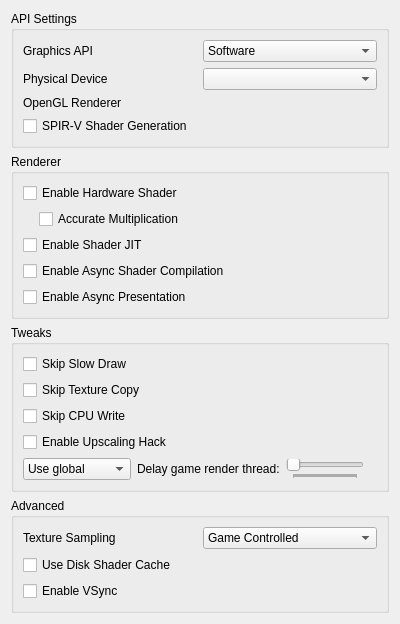
<?xml version="1.0" encoding="UTF-8"?>
<ui version="4.0">
 <class>ConfigureGraphics</class>
 <widget class="QWidget" name="ConfigureGraphics">
  <property name="geometry">
   <rect>
    <x>0</x>
    <y>0</y>
    <width>400</width>
    <height>509</height>
   </rect>
  </property>
  <property name="minimumSize">
   <size>
    <width>0</width>
    <height>0</height>
   </size>
  </property>
  <property name="windowTitle">
   <string>Form</string>
  </property>
  <property name="accessibleName">
   <string>Graphics</string>
  </property>
  <layout class="QVBoxLayout" name="verticalLayout">
   <item>
    <widget class="QGroupBox" name="apiBox">
     <property name="title">
      <string>API Settings</string>
     </property>
     <layout class="QVBoxLayout" name="verticalLayout_3">
      <item>
       <widget class="QWidget" name="graphics_api_group" native="true">
        <layout class="QHBoxLayout" name="graphics_api_group_2">
         <property name="leftMargin">
          <number>0</number>
         </property>
         <property name="topMargin">
          <number>0</number>
         </property>
         <property name="rightMargin">
          <number>0</number>
         </property>
         <property name="bottomMargin">
          <number>0</number>
         </property>
         <item>
          <widget class="QLabel" name="graphics_api_label">
           <property name="text">
            <string>Graphics API</string>
           </property>
          </widget>
         </item>
         <item>
          <widget class="QComboBox" name="graphics_api_combo">
           <item>
            <property name="text">
             <string>Software</string>
            </property>
           </item>
           <item>
            <property name="text">
             <string>OpenGL</string>
            </property>
           </item>
           <item>
            <property name="text">
             <string>Vulkan</string>
            </property>
           </item>
          </widget>
         </item>
        </layout>
       </widget>
      </item>
      <item>
       <widget class="QWidget" name="physical_device_group" native="true">
        <layout class="QHBoxLayout" name="physical_device_group_2">
         <property name="leftMargin">
          <number>0</number>
         </property>
         <property name="topMargin">
          <number>0</number>
         </property>
         <property name="rightMargin">
          <number>0</number>
         </property>
         <property name="bottomMargin">
          <number>0</number>
         </property>
         <item>
          <widget class="QLabel" name="physical_device_label">
           <property name="text">
            <string>Physical Device</string>
           </property>
          </widget>
         </item>
         <item>
          <widget class="QComboBox" name="physical_device_combo"/>
         </item>
        </layout>
       </widget>
      </item>
      <item>
       <widget class="QWidget" name="opengl_renderer_group" native="true">
        <layout class="QHBoxLayout" name="opengl_renderer_group_2">
         <property name="leftMargin">
          <number>0</number>
         </property>
         <property name="topMargin">
          <number>0</number>
         </property>
         <property name="rightMargin">
          <number>0</number>
         </property>
         <property name="bottomMargin">
          <number>0</number>
         </property>
         <item>
          <widget class="QLabel" name="opengl_renderer_label">
           <property name="text">
            <string>OpenGL Renderer</string>
           </property>
          </widget>
         </item>
         <item>
          <widget class="QLabel" name="opengl_renderer_name_label"/>
         </item>
        </layout>
       </widget>
      </item>
      <item>
       <widget class="QCheckBox" name="spirv_shader_gen">
        <property name="text">
         <string>SPIR-V Shader Generation</string>
        </property>
       </widget>
      </item>
     </layout>
    </widget>
   </item>
   <item>
    <widget class="QGroupBox" name="rendererBox">
     <property name="title">
      <string>Renderer</string>
     </property>
     <layout class="QVBoxLayout" name="verticalLayout_6">
      <item>
       <widget class="QWidget" name="hw_renderer_group" native="true">
        <layout class="QVBoxLayout" name="verticalLayout_5">
         <property name="leftMargin">
          <number>0</number>
         </property>
         <property name="topMargin">
          <number>0</number>
         </property>
         <property name="rightMargin">
          <number>0</number>
         </property>
         <property name="bottomMargin">
          <number>0</number>
         </property>
         <item>
          <widget class="QCheckBox" name="toggle_hw_shader">
           <property name="toolTip">
            <string>&lt;html&gt;&lt;head/&gt;&lt;body&gt;&lt;p&gt;Use the selected graphics API to accelerate shader emulation.&lt;/p&gt;&lt;p&gt;Requires a relatively powerful GPU for better performance.&lt;/p&gt;&lt;/body&gt;&lt;/html&gt;</string>
           </property>
           <property name="text">
            <string>Enable Hardware Shader</string>
           </property>
          </widget>
         </item>
         <item>
          <widget class="QWidget" name="hw_shader_group" native="true">
           <layout class="QVBoxLayout" name="verticalLayout_7">
            <property name="leftMargin">
             <number>16</number>
            </property>
            <property name="topMargin">
             <number>0</number>
            </property>
            <property name="rightMargin">
             <number>0</number>
            </property>
            <property name="bottomMargin">
             <number>0</number>
            </property>
            <item>
             <widget class="QCheckBox" name="toggle_accurate_mul">
              <property name="toolTip">
               <string>&lt;html&gt;&lt;head/&gt;&lt;body&gt;&lt;p&gt;Correctly handle all edge cases in multiplication operation in shaders. &lt;/p&gt;&lt;p&gt;Some games requires this to be enabled for the hardware shader to render properly.&lt;/p&gt;&lt;p&gt;However this would reduce performance in most games.&lt;/p&gt;&lt;/body&gt;&lt;/html&gt;</string>
              </property>
              <property name="text">
               <string>Accurate Multiplication</string>
              </property>
             </widget>
            </item>
           </layout>
          </widget>
         </item>
        </layout>
       </widget>
      </item>
      <item>
       <widget class="QCheckBox" name="toggle_shader_jit">
        <property name="toolTip">
         <string>&lt;html&gt;&lt;head/&gt;&lt;body&gt;&lt;p&gt;Use the JIT engine instead of the interpreter for software shader emulation. &lt;/p&gt;&lt;p&gt;Enable this for better performance.&lt;/p&gt;&lt;/body&gt;&lt;/html&gt;</string>
        </property>
        <property name="text">
         <string>Enable Shader JIT</string>
        </property>
       </widget>
      </item>
      <item>
       <widget class="QCheckBox" name="toggle_async_shaders">
        <property name="toolTip">
         <string>&lt;html&gt;&lt;head/&gt;&lt;body&gt;&lt;p&gt;Compile shaders using background threads to avoid shader compilation stutter. Expect temporary graphical glitches&lt;/p&gt;&lt;/body&gt;&lt;/html&gt;</string>
        </property>
        <property name="text">
         <string>Enable Async Shader Compilation</string>
        </property>
       </widget>
      </item>
      <item>
       <widget class="QCheckBox" name="toggle_async_present">
        <property name="toolTip">
         <string>&lt;html&gt;&lt;head/&gt;&lt;body&gt;&lt;p&gt;Perform presentation on separate threads. Improves performance when using Vulkan in most games.&lt;/p&gt;&lt;/body&gt;&lt;/html&gt;</string>
        </property>
        <property name="text">
         <string>Enable Async Presentation</string>
        </property>
       </widget>
      </item>
     </layout>
    </widget>
   </item>
   <item>
    <widget class="QGroupBox" name="tweaksBox">
     <property name="title">
      <string>Tweaks</string>
     </property>
     <layout class="QVBoxLayout" name="verticalLayout_8">
      <item>
       <widget class="QCheckBox" name="toggle_skip_slow_draw">
        <property name="toolTip">
         <string>&lt;html&gt;&lt;head/&gt;&lt;body&gt;&lt;p&gt;Skips the slow drawing event from PICA core. May improve performance or rarely fix issues, but may cause graphical bugs.&lt;/p&gt;&lt;/body&gt;&lt;/html&gt;</string>
        </property>
        <property name="text">
         <string>Skip Slow Draw</string>
        </property>
       </widget>
      </item>
      <item>
       <widget class="QCheckBox" name="toggle_skip_texture_copy">
        <property name="toolTip">
         <string>&lt;html&gt;&lt;head/&gt;&lt;body&gt;&lt;p&gt;Skips the texture copy event from rasterizer cache. May improve performance or rarely fix issues, but may cause graphical bugs.&lt;/p&gt;&lt;/body&gt;&lt;/html&gt;</string>
        </property>
        <property name="text">
         <string>Skip Texture Copy</string>
        </property>
       </widget>
      </item>
      <item>
       <widget class="QCheckBox" name="toggle_skip_cpu_write">
        <property name="toolTip">
         <string>&lt;html&gt;&lt;head/&gt;&lt;body&gt;&lt;p&gt;Skips the CPU write event from rasterizer cache invalidation. May improve performance or rarely fix issues, but may cause graphical bugs.&lt;/p&gt;&lt;/body&gt;&lt;/html&gt;</string>
        </property>
        <property name="text">
         <string>Skip CPU Write</string>
        </property>
       </widget>
      </item>
      <item>
       <widget class="QCheckBox" name="toggle_upscaling_hack">
        <property name="toolTip">
         <string>&lt;html&gt;&lt;head/&gt;&lt;body&gt;&lt;p&gt;Overrides upscaling for dst_params. May fix texture ghosting for some games, but may crash for another games as well.&lt;/p&gt;&lt;/body&gt;&lt;/html&gt;</string>
        </property>
        <property name="text">
         <string>Enable Upscaling Hack</string>
        </property>
       </widget>
      </item>
      <item>
        <widget class="QWidget" name="delay_render_layout" native="true">
          <layout class="QHBoxLayout" name="delay_render_layout_inner">
            <property name="leftMargin">
              <number>0</number>
            </property>
            <property name="topMargin">
              <number>0</number>
            </property>
            <property name="rightMargin">
              <number>0</number>
            </property>
            <property name="bottomMargin">
              <number>0</number>
            </property>
            <item>
              <widget class="QComboBox" name="delay_render_combo">
                <item>
                  <property name="text">
                    <string>Use global</string>
                  </property>
                </item>
                <item>
                  <property name="text">
                    <string>Use per-game</string>
                  </property>
                </item>
              </widget>
            </item>
            <item>
              <widget class="QLabel" name="label_delay_render">
                <property name="text">
                  <string>Delay game render thread:</string>
                </property>
                <property name="toolTip">
                  <string>&lt;html&gt;&lt;head/&gt;&lt;body&gt;&lt;p&gt;Delays the emulated game render thread the specified amount of milliseconds every time it submits render commands to the GPU.&lt;/p&gt;&lt;p&gt;Adjust this feature in the (very few) dynamic-fps games to fix performance issues.&lt;/p&gt;&lt;/body&gt;&lt;/html&gt;</string>
                </property>
              </widget>
            </item>
            <item>
              <widget class="QSlider" name="delay_render_slider">
                <property name="minimum">
                  <number>0</number>
                </property>
                <property name="maximum">
                  <number>16000</number>
                </property>
                <property name="singleStep">
                  <number>100</number>
                </property>
                <property name="pageStep">
                  <number>250</number>
                </property>
                <property name="value">
                  <number>0</number>
                </property>
                <property name="orientation">
                  <enum>Qt::Horizontal</enum>
                </property>
                <property name="tickPosition">
                  <enum>QSlider::TicksBelow</enum>
                </property>
              </widget>
            </item>
            <item>
              <widget class="QLabel" name="delay_render_display_label">
                <property name="text">
                  <string/>
                </property>
                <property name="alignment">
                  <set>Qt::AlignRight|Qt::AlignTrailing|Qt::AlignVCenter</set>
                </property>
              </widget>
            </item>
          </layout>
        </widget>
      </item>
     </layout>
    </widget>
   </item>
   <item>
    <widget class="QGroupBox" name="groupBox">
     <property name="title">
      <string>Advanced</string>
     </property>
     <layout class="QVBoxLayout" name="verticalLayout_2">
      <item>
       <widget class="QWidget" name="widget_texture_sampling" native="true">
        <layout class="QHBoxLayout" name="horizontalLayout_2">
         <property name="leftMargin">
          <number>0</number>
         </property>
         <property name="topMargin">
          <number>0</number>
         </property>
         <property name="rightMargin">
          <number>0</number>
         </property>
         <property name="bottomMargin">
          <number>0</number>
         </property>
         <item>
          <widget class="QLabel" name="texture_sampling_label">
           <property name="toolTip">
            <string>&lt;html&gt;&lt;head/&gt;&lt;body&gt;&lt;p&gt;Overrides the sampling filter used by games. This can be useful in certain cases with poorly behaved games when upscaling. If unsure set this to Game Controlled&lt;/p&gt;&lt;/body&gt;&lt;/html&gt;</string>
           </property>
           <property name="text">
            <string>Texture Sampling</string>
           </property>
          </widget>
         </item>
         <item>
          <widget class="QComboBox" name="texture_sampling_combobox">
           <item>
            <property name="text">
             <string>Game Controlled</string>
            </property>
           </item>
           <item>
            <property name="text">
             <string>Nearest Neighbor</string>
            </property>
           </item>
           <item>
            <property name="text">
             <string>Linear</string>
            </property>
           </item>
          </widget>
         </item>
        </layout>
       </widget>
      </item>
      <item>
       <widget class="QCheckBox" name="toggle_disk_shader_cache">
        <property name="toolTip">
         <string>&lt;html&gt;&lt;head/&gt;&lt;body&gt;&lt;p&gt;Reduce stuttering by storing and loading generated shaders to disk.&lt;/p&gt;&lt;/body&gt;&lt;/html&gt;</string>
        </property>
        <property name="text">
         <string>Use Disk Shader Cache</string>
        </property>
       </widget>
      </item>
      <item>
       <widget class="QCheckBox" name="toggle_vsync_new">
        <property name="toolTip">
         <string>VSync prevents the screen from tearing, but some graphics cards have lower performance with VSync enabled. Keep it enabled if you don't notice a performance difference.</string>
        </property>
        <property name="text">
         <string>Enable VSync</string>
        </property>
       </widget>
      </item>
     </layout>
    </widget>
   </item>
   <item>
    <spacer name="verticalSpacer">
     <property name="orientation">
      <enum>Qt::Vertical</enum>
     </property>
     <property name="sizeHint" stdset="0">
      <size>
       <width>20</width>
       <height>270</height>
      </size>
     </property>
    </spacer>
   </item>
  </layout>
 </widget>
 <tabstops>
  <tabstop>toggle_accurate_mul</tabstop>
  <tabstop>toggle_shader_jit</tabstop>
  <tabstop>toggle_disk_shader_cache</tabstop>
  <tabstop>toggle_vsync_new</tabstop>
 </tabstops>
 <resources/>
 <connections/>
</ui>
